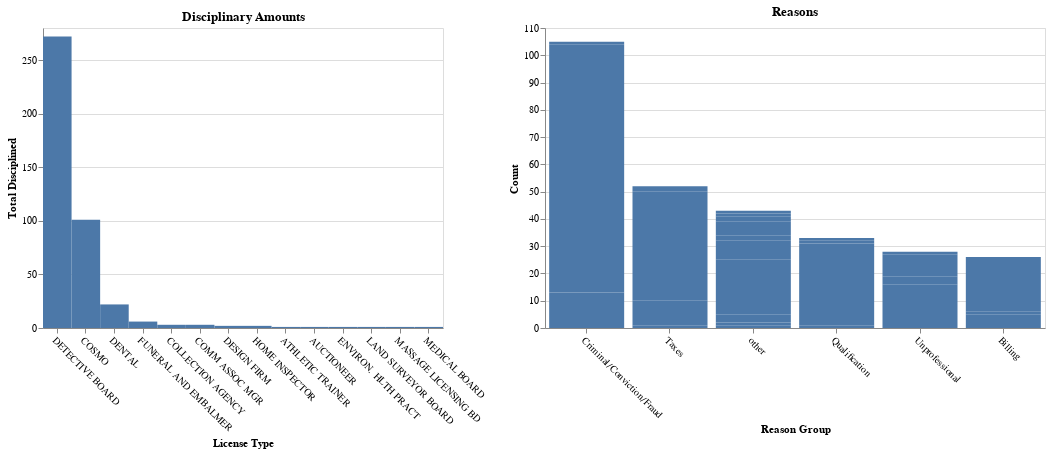

Here is the notebook cell this chart was saved with:
### Code cell
details = (
    alt.Chart(details_agg)
    .mark_bar()
    .encode(
        x=alt.X("Reason Group:N", sort="-y",axis=alt.Axis(labelAngle=45)),
        y=alt.Y("Count:Q"),
        tooltip=["Reason Group", "Count"]
    )
    .properties(
        width=500, height=300,title="Reasons"
    ).transform_filter(
        selector
    )
)
chart = (bars) | (details)
chart

### Figure 1 — Vega-Lite specification as saved in the notebook (floating-point values rounded to 4 significant figures)
{"config": {"view": {"continuousWidth": 300, "continuousHeight": 300}}, "hconcat": [{"data": {"name": "data-be69a21175c415a45b99b1e1f2bbc1e4"}, "mark": {"type": "rect"}, "encoding": {"tooltip": [{"field": "License Type", "type": "nominal"}, {"field": "Disciplined", "type": "quantitative"}, {"field": "Total", "type": "quantitative"}], "x": {"axis": {"labelAngle": 45}, "field": "License Type", "sort": "-y", "type": "nominal"}, "y": {"field": "Disciplined", "title": "Total Disciplined", "type": "quantitative"}}, "name": "view_7", "title": "Disciplinary Amounts", "width": 400}, {"data": {"name": "data-b675d37d025cda400acd8fba23f8ad76"}, "mark": {"type": "bar"}, "encoding": {"tooltip": [{"field": "Reason Group", "type": "nominal"}, {"field": "Count", "type": "quantitative"}], "x": {"axis": {"labelAngle": 45}, "field": "Reason Group", "sort": "-y", "type": "nominal"}, "y": {"field": "Count", "type": "quantitative"}}, "height": 300, "title": "Reasons", "transform": [{"filter": {"param": "param_11"}}], "width": 500}], "params": [{"name": "param_11", "select": {"type": "point", "fields": ["License Type"]}, "views": ["view_7"]}], "$schema": "https://vega.github.io/schema/vega-lite/v5.8.0.json", "datasets": {"data-be69a21175c415a45b99b1e1f2bbc1e4": [{"License Type": "ATHLETIC TRAINER", "Total": 14, "Disciplined": 1}, {"License Type": "AUCTIONEER", "Total": 2, "Disciplined": 1}, {"License Type": "COLLECTION AGENCY", "Total": 21, "Disciplined": 3}, {"License Type": "COMM ASSOC MGR", "Total": 37, "Disciplined": 3}, {"License Type": "COSMO", "Total": 3781, "Disciplined": 101}, {"License Type": "DENTAL", "Total": 739, "Disciplined": 22}, {"License Type": "DESIGN FIRM", "Total": 71, "Disciplined": 2}, {"License Type": "DETECTIVE BOARD", "Total": 4867, "Disciplined": 272}, {"License Type": "ENVIRON. HLTH PRACT", "Total": 13, "Disciplined": 1}, {"License Type": "FUNERAL AND EMBALMER", "Total": 98, "Disciplined": 6}, {"License Type": "HOME INSPECTOR", "Total": 46, "Disciplined": 2}, {"License Type": "LAND SURVEYOR BOARD", "Total": 17, "Disciplined": 1}, {"License Type": "MASSAGE LICENSING BD", "Total": 52, "Disciplined": 1}, {"License Type": "MEDICAL BOARD", "Total": 6, "Disciplined": 1}], "data-b675d37d025cda400acd8fba23f8ad76": [{"License Type": "ATHLETIC TRAINER", "Reason Group": "other", "Count": 1}, {"License Type": "AUCTIONEER", "Reason Group": "other", "Count": 1}, {"License Type": "COLLECTION AGENCY", "Reason Group": "Qualification", "Count": 1}, {"License Type": "COLLECTION AGENCY", "Reason Group": "other", "Count": 2}, {"License Type": "COMM ASSOC MGR", "Reason Group": "Taxes", "Count": 1}, {"License Type": "COMM ASSOC MGR", "Reason Group": "other", "Count": 1}, {"License Type": "COSMO", "Reason Group": "Billing", "Count": 5}, {"License Type": "COSMO", "Reason Group": "Criminal/Conviction/Fraud", "Count": 13}, {"License Type": "COSMO", "Reason Group": "Qualification", "Count": 21}, {"License Type": "COSMO", "Reason Group": "Taxes", "Count": 6}, {"License Type": "COSMO", "Reason Group": "Unprofessional", "Count": 16}, {"License Type": "COSMO", "Reason Group": "other", "Count": 20}, {"License Type": "DENTAL", "Reason Group": "Billing", "Count": 1}, {"License Type": "DENTAL", "Reason Group": "Criminal/Conviction/Fraud", "Count": 2}, {"License Type": "DENTAL", "Reason Group": "Taxes", "Count": 3}, {"License Type": "DENTAL", "Reason Group": "Unprofessional", "Count": 3}, {"License Type": "DENTAL", "Reason Group": "other", "Count": 7}, {"License Type": "DESIGN FIRM", "Reason Group": "other", "Count": 2}, {"License Type": "DETECTIVE BOARD", "Reason Group": "Billing", "Count": 20}, {"License Type": "DETECTIVE BOARD", "Reason Group": "Criminal/Conviction/Fraud", "Count": 89}, {"License Type": "DETECTIVE BOARD", "Reason Group": "Qualification", "Count": 9}, {"License Type": "DETECTIVE BOARD", "Reason Group": "Taxes", "Count": 40}, {"License Type": "DETECTIVE BOARD", "Reason Group": "Unprofessional", "Count": 7}, {"License Type": "DETECTIVE BOARD", "Reason Group": "other", "Count": 5}, {"License Type": "ENVIRON. HLTH PRACT", "Reason Group": "Unprofessional", "Count": 1}, {"License Type": "FUNERAL AND EMBALMER", "Reason Group": "Criminal/Conviction/Fraud", "Count": 1}, {"License Type": "FUNERAL AND EMBALMER", "Reason Group": "Taxes", "Count": 1}, {"License Type": "FUNERAL AND EMBALMER", "Reason Group": "Unprofessional", "Count": 1}, {"License Type": "FUNERAL AND EMBALMER", "Reason Group": "other", "Count": 2}, {"License Type": "HOME INSPECTOR", "Reason Group": "Qualification", "Count": 1}, {"License Type": "HOME INSPECTOR", "Reason Group": "other", "Count": 1}, {"License Type": "LAND SURVEYOR BOARD", "Reason Group": "Qualification", "Count": 1}, {"License Type": "MASSAGE LICENSING BD", "Reason Group": "Taxes", "Count": 1}, {"License Type": "MEDICAL BOARD", "Reason Group": "other", "Count": 1}]}}
